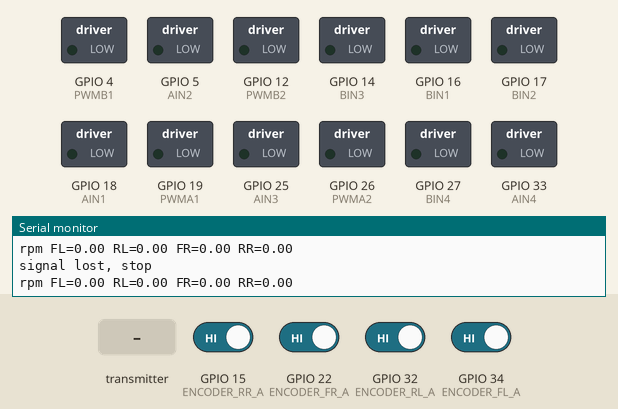
Recording of a program running on a simulated ESP32. Parts: switched loads named in the program (green lamp = pin HIGH), the last lines printed to the serial monitor. The test bench sets the inputs (shaded band); at power-on: GPIO 15 (ENCODER_RR_A), GPIO 22 (ENCODER_FR_A), GPIO 32 (ENCODER_RL_A), GPIO 34 (ENCODER_FL_A) HIGH.

Above: at 2.2 s.
2.3 s: the transmitter starts sending LX = 0
At 3.5 s:
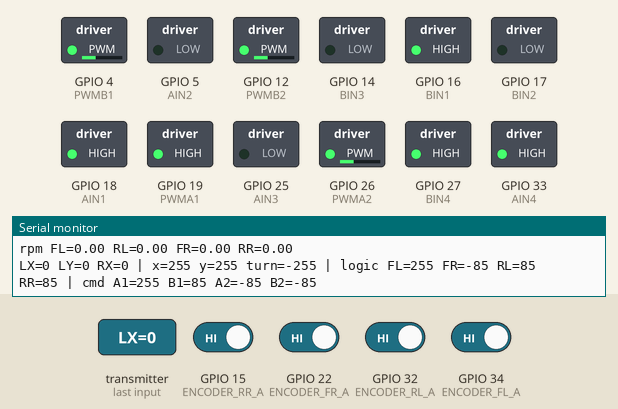
3.8 s: the transmitter starts sending LY = 1024
At 4.9 s:
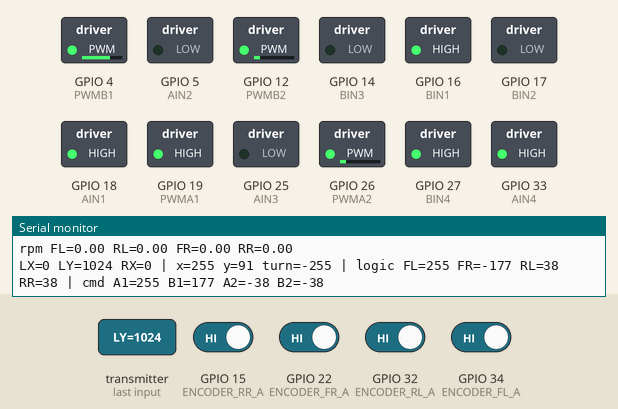
5.3 s: the transmitter starts sending RX = 1024
At 6.0 s:
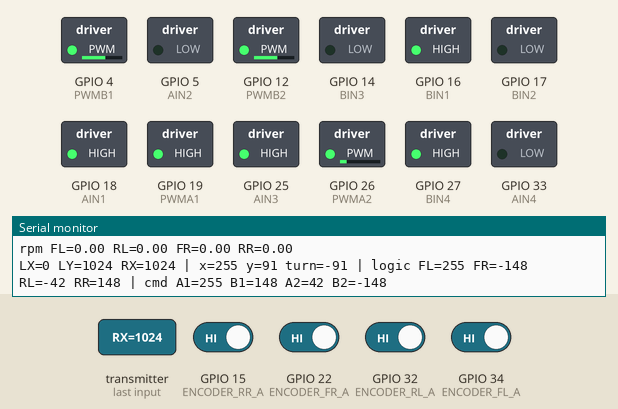
6.8 s: the transmitter starts sending LX = 2048
At 7.1 s:
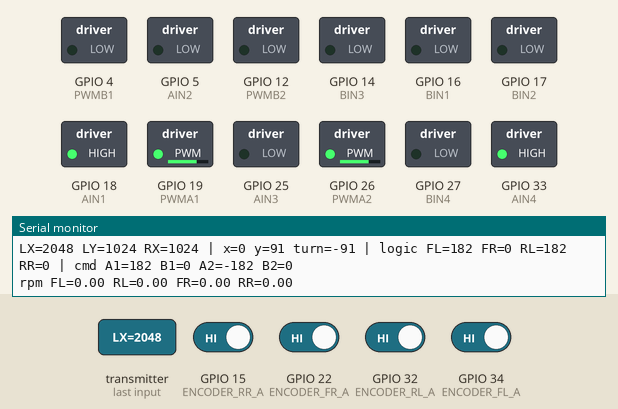
8.3 s: the transmitter starts sending LY = 0
At 9.5 s:
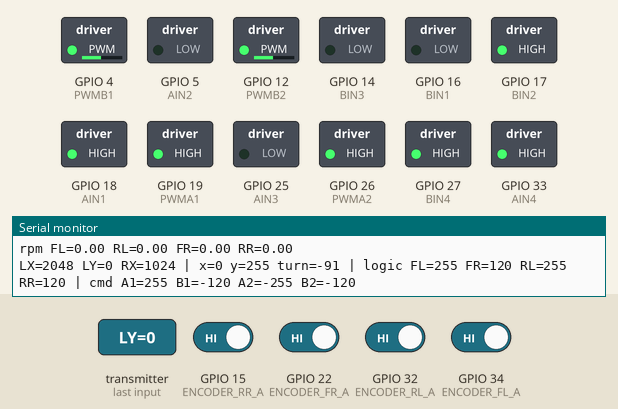
9.8 s: the transmitter starts sending RX = 0
At 10.6 s:
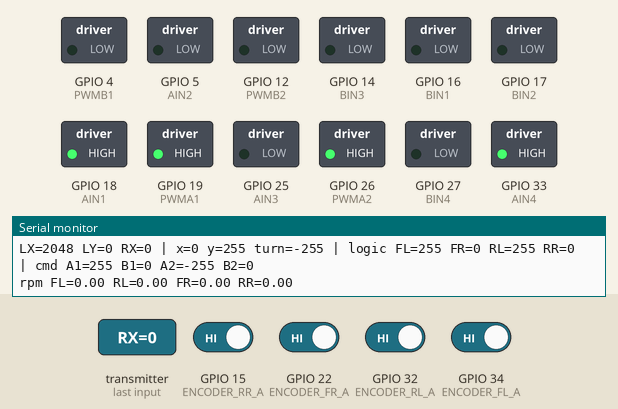
Timing chart, 0 to 12.3 s (numbered marks = the images above; inputs shaded):
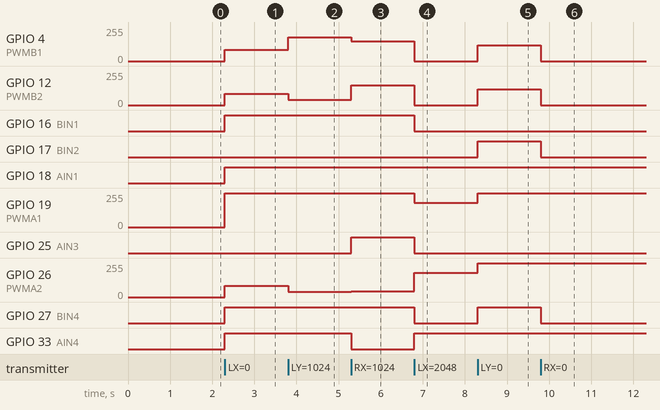

The program:

main.cpp
```cpp
#include <Arduino.h>
#include <WiFi.h>
#include <esp_now.h>
#include <esp_wifi.h>
#include "motor.h"
#include "encoder_speed.h"

struct RemoteData {
  int LX;
  int LY;
  int RX;
};

RemoteData latestData;
volatile bool hasNewData = false;

unsigned long lastRecvTime = 0;
bool alreadyStopped = false;

void OnDataRecv(const uint8_t *mac_addr, const uint8_t *data, int data_len);

// 你的摇杆中位大概 1800，所以 1600~2000 作为死区
#define JOY_LOW   1600
#define JOY_HIGH  2000

#define MAX_PWM 255
#define SPEED_DEAD 30

// ===================== 摇杆方向校准 =====================
// 你的左摇杆：
// 左推 LX 变大，右推 LX 变小。
// 但是下面这套麦轮公式里，x > 0 表示“向右平移”。
// 所以这里必须反向，让左推得到 x < 0，从而向左平移。
bool reverseX = true;

// 你的左摇杆：
// 上推 LY 变小，下推 LY 变大。
// 我们希望上推 y > 0，所以这里反向。
bool reverseY = true;

// 如果右摇杆 RX 和 LX 一样：左推数值变大、右推数值变小，
// 且我们希望左推原地左转，那么这里不要反向。
// 如果实车变成“左推右转”，只改这里为 true。
bool reverseTurn = false;

// ===================== 电机方向校准 =====================
// 你实测：左摇杆上推时，左前轮正常，另外三个轮子反了。
// 说明 B1、A2、B2 的电机正反方向和 A1 相反。
// 不用重新接线，在这里软件反向即可。
#define DIR_FL  1   // A1 左前：正常
#define DIR_FR -1   // B1 右前：反向
#define DIR_RL -1   // A2 左后：反向
#define DIR_RR -1   // B2 右后：反向

int joyToSpeed(int value, bool reverse) {
  int speed = 0;

  if (value >= JOY_LOW && value <= JOY_HIGH) {
    speed = 0;
  } else if (value > JOY_HIGH) {
    speed = map(value, JOY_HIGH, 4095, 0, MAX_PWM);
  } else {
    speed = map(value, JOY_LOW, 0, 0, -MAX_PWM);
  }

  speed = constrain(speed, -MAX_PWM, MAX_PWM);

  if (abs(speed) < SPEED_DEAD) {
    speed = 0;
  }

  if (reverse) {
    speed = -speed;
  }

  return speed;
}

bool isValidData(const RemoteData &d) {
  if (d.LX < 0 || d.LX > 4095) return false;
  if (d.LY < 0 || d.LY > 4095) return false;
  if (d.RX < 0 || d.RX > 4095) return false;
  return true;
}

void setMotorA1(int speed) {
  speed = constrain(speed, -255, 255);
  if (abs(speed) < SPEED_DEAD) speed = 0;

  if (speed > 0) {
    motorForwardA1(speed);
  } else if (speed < 0) {
    motorBackwardA1(-speed);
  } else {
    motorStopA1();
  }
}

void setMotorB1(int speed) {
  speed = constrain(speed, -255, 255);
  if (abs(speed) < SPEED_DEAD) speed = 0;

  if (speed > 0) {
    motorForwardB1(speed);
  } else if (speed < 0) {
    motorBackwardB1(-speed);
  } else {
    motorStopB1();
  }
}

void setMotorA2(int speed) {
  speed = constrain(speed, -255, 255);
  if (abs(speed) < SPEED_DEAD) speed = 0;

  if (speed > 0) {
    motorForwardA2(speed);
  } else if (speed < 0) {
    motorBackwardA2(-speed);
  } else {
    motorStopA2();
  }
}

void setMotorB2(int speed) {
  speed = constrain(speed, -255, 255);
  if (abs(speed) < SPEED_DEAD) speed = 0;

  if (speed > 0) {
    motorForwardB2(speed);
  } else if (speed < 0) {
    motorBackwardB2(-speed);
  } else {
    motorStopB2();
  }
}

void stopCar() {
  setMotorA1(0);
  setMotorB1(0);
  setMotorA2(0);
  setMotorB2(0);
}

void normalizeSpeeds(int &FL, int &FR, int &RL, int &RR) {
  int maxValue = max(max(abs(FL), abs(FR)), max(abs(RL), abs(RR)));

  if (maxValue > 255) {
    FL = FL * 255 / maxValue;
    FR = FR * 255 / maxValue;
    RL = RL * 255 / maxValue;
    RR = RR * 255 / maxValue;
  }
}

// 麦轮控制
// A1 = FL 左前轮
// B1 = FR 右前轮
// A2 = RL 左后轮
// B2 = RR 右后轮
void controlCar(RemoteData d) {
  int x = joyToSpeed(d.LX, reverseX);       // x > 0：向右平移，x < 0：向左平移
  int y = joyToSpeed(d.LY, reverseY);       // y > 0：前进
  int turn = joyToSpeed(d.RX, reverseTurn); // turn > 0：原地左转 / 逆时针

  // 标准麦轮混控：
  // 前进：四个轮子同向
  // 右平移：FL+ FR- RL- RR+
  // 左平移：FL- FR+ RL+ RR-
  // 左转：左侧轮子反转，右侧轮子正转
  int FL = y + x - turn;
  int FR = y - x + turn;
  int RL = y - x - turn;
  int RR = y + x + turn;

  normalizeSpeeds(FL, FR, RL, RR);

  // 先算出逻辑轮速，再根据你实测的电机方向进行修正
  int cmdFL = DIR_FL * FL;
  int cmdFR = DIR_FR * FR;
  int cmdRL = DIR_RL * RL;
  int cmdRR = DIR_RR * RR;

  setMotorA1(cmdFL);
  setMotorB1(cmdFR);
  setMotorA2(cmdRL);
  setMotorB2(cmdRR);

  Serial.print("LX=");
  Serial.print(d.LX);
  Serial.print(" LY=");
  Serial.print(d.LY);
  Serial.print(" RX=");
  Serial.print(d.RX);

  Serial.print(" | x=");
  Serial.print(x);
  Serial.print(" y=");
  Serial.print(y);
  Serial.print(" turn=");
  Serial.print(turn);

  Serial.print(" | logic FL=");
  Serial.print(FL);
  Serial.print(" FR=");
  Serial.print(FR);
  Serial.print(" RL=");
  Serial.print(RL);
  Serial.print(" RR=");
  Serial.print(RR);

  Serial.print(" | cmd A1=");
  Serial.print(cmdFL);
  Serial.print(" B1=");
  Serial.print(cmdFR);
  Serial.print(" A2=");
  Serial.print(cmdRL);
  Serial.print(" B2=");
  Serial.print(cmdRR);
  Serial.println();
}

void setup() {
  Serial.begin(115200);
  delay(1000);

  motorInit();
  encoderSpeedInit();
  stopCar();

  WiFi.mode(WIFI_STA);
  esp_wifi_set_channel(1, WIFI_SECOND_CHAN_NONE);

  Serial.println();
  Serial.println("receiver ready");
  Serial.print("receiver STA MAC: ");
  Serial.println(WiFi.macAddress());

  if (esp_now_init() != ESP_OK) {
    Serial.println("esp now init failed");
    return;
  }

  esp_now_register_recv_cb(OnDataRecv);

  lastRecvTime = millis();
}

void OnDataRecv(const uint8_t *mac_addr, const uint8_t *data, int data_len) {
  if (data_len != sizeof(RemoteData)) {
    return;
  }

  RemoteData tempData;
  memcpy(&tempData, data, sizeof(tempData));

  if (!isValidData(tempData)) {
    return;
  }

  latestData = tempData;
  hasNewData = true;
  lastRecvTime = millis();
  alreadyStopped = false;
}

void loop() {
  if (hasNewData) {
    hasNewData = false;
    controlCar(latestData);
  }

  encoderSpeedUpdate();

  // 500ms 没收到遥控数据，自动停车
  if (millis() - lastRecvTime > 500 && !alreadyStopped) {
    stopCar();
    alreadyStopped = true;
    Serial.println("signal lost, stop");
  }
}
```

encoder_speed.h
```cpp
#pragma once
#include <Arduino.h>

void encoderSpeedInit();
void encoderSpeedUpdate();

float getRpmFL();
float getRpmRL();
float getRpmFR();
float getRpmRR();
```

motor.h
```cpp
#pragma once
#include <Arduino.h>

void motorInit();

void motorForwardA1(int speed);
void motorBackwardA1(int speed);
void motorStopA1();

void motorForwardB1(int speed);
void motorBackwardB1(int speed);
void motorStopB1();

void motorForwardA2(int speed);
void motorBackwardA2(int speed);
void motorStopA2();

void motorForwardB2(int speed);
void motorBackwardB2(int speed);
void motorStopB2();
```

encoder_speed.cpp
```cpp
#include <Arduino.h>
#include "encoder_speed.h"

#define ENCODER_FL_A 34
#define ENCODER_FL_B 35
#define ENCODER_RL_A 32
#define ENCODER_RL_B 31
#define ENCODER_FR_A 22
#define ENCODER_FR_B 23
#define ENCODER_RR_A 15
#define ENCODER_RR_B 2

#define ENCODER_COUNT_PER_ROUND 4680.0f
#define SPEED_SAMPLE_INTERVAL_MS 500UL

volatile long encoderCountFL = 0;
volatile long encoderCountRL = 0;
volatile long encoderCountFR = 0;
volatile long encoderCountRR = 0;

long lastCountFL = 0;
long lastCountRL = 0;
long lastCountFR = 0;
long lastCountRR = 0;

float rpmFL = 0.0f;
float rpmRL = 0.0f;
float rpmFR = 0.0f;
float rpmRR = 0.0f;

unsigned long lastSampleTime = 0;

void IRAM_ATTR onEncoderFL() {
  encoderCountFL += digitalRead(ENCODER_FL_B) ? 1 : -1;
}

void IRAM_ATTR onEncoderRL() {
  encoderCountRL += digitalRead(ENCODER_RL_B) ? 1 : -1;
}

void IRAM_ATTR onEncoderFR() {
  encoderCountFR += digitalRead(ENCODER_FR_B) ? 1 : -1;
}

void IRAM_ATTR onEncoderRR() {
  encoderCountRR += digitalRead(ENCODER_RR_B) ? 1 : -1;
}

void encoderSpeedInit() {
  pinMode(ENCODER_FL_A, INPUT_PULLUP);
  pinMode(ENCODER_FL_B, INPUT_PULLUP);
  pinMode(ENCODER_RL_A, INPUT_PULLUP);
  pinMode(ENCODER_RL_B, INPUT_PULLUP);
  pinMode(ENCODER_FR_A, INPUT_PULLUP);
  pinMode(ENCODER_FR_B, INPUT_PULLUP);
  pinMode(ENCODER_RR_A, INPUT_PULLUP);
  pinMode(ENCODER_RR_B, INPUT_PULLUP);

  attachInterrupt(digitalPinToInterrupt(ENCODER_FL_A), onEncoderFL, RISING);
  attachInterrupt(digitalPinToInterrupt(ENCODER_RL_A), onEncoderRL, RISING);
  attachInterrupt(digitalPinToInterrupt(ENCODER_FR_A), onEncoderFR, RISING);
  attachInterrupt(digitalPinToInterrupt(ENCODER_RR_A), onEncoderRR, RISING);

  lastSampleTime = millis();
}

void encoderSpeedUpdate() {
  unsigned long now = millis();
  unsigned long elapsed = now - lastSampleTime;

  if (elapsed < SPEED_SAMPLE_INTERVAL_MS) {
    return;
  }

  noInterrupts();
  long countFL = encoderCountFL;
  long countRL = encoderCountRL;
  long countFR = encoderCountFR;
  long countRR = encoderCountRR;
  interrupts();

  float dt = elapsed / 1000.0f;

  rpmFL = ((countFL - lastCountFL) / dt) * 60.0f / ENCODER_COUNT_PER_ROUND;
  rpmRL = ((countRL - lastCountRL) / dt) * 60.0f / ENCODER_COUNT_PER_ROUND;
  rpmFR = ((countFR - lastCountFR) / dt) * 60.0f / ENCODER_COUNT_PER_ROUND;
  rpmRR = ((countRR - lastCountRR) / dt) * 60.0f / ENCODER_COUNT_PER_ROUND;

  lastCountFL = countFL;
  lastCountRL = countRL;
  lastCountFR = countFR;
  lastCountRR = countRR;
  lastSampleTime = now;

  Serial.print("rpm FL=");
  Serial.print(rpmFL, 2);
  Serial.print(" RL=");
  Serial.print(rpmRL, 2);
  Serial.print(" FR=");
  Serial.print(rpmFR, 2);
  Serial.print(" RR=");
  Serial.println(rpmRR, 2);
}

float getRpmFL() {
  return rpmFL;
}

float getRpmRL() {
  return rpmRL;
}

float getRpmFR() {
  return rpmFR;
}

float getRpmRR() {
  return rpmRR;
}
```

motor.cpp
```cpp
#include <Arduino.h>
#include "motor.h"

// left1
#define PWMA1 19
#define AIN1 18
#define AIN2 5

// right1
#define PWMB1 4
#define BIN1 16
#define BIN2 17

// left2
#define PWMA2 26
#define AIN3 25
#define AIN4 33

// right2
#define PWMB2 12
#define BIN3 14
#define BIN4 27

void motorInit() {
  pinMode(PWMA1, OUTPUT);
  pinMode(AIN1, OUTPUT);
  pinMode(AIN2, OUTPUT);

  pinMode(PWMB1, OUTPUT);
  pinMode(BIN1, OUTPUT);
  pinMode(BIN2, OUTPUT);

  pinMode(PWMA2, OUTPUT);
  pinMode(AIN3, OUTPUT);
  pinMode(AIN4, OUTPUT);

  pinMode(PWMB2, OUTPUT);
  pinMode(BIN3, OUTPUT);
  pinMode(BIN4, OUTPUT);

  motorStopA1();
  motorStopB1();
  motorStopA2();
  motorStopB2();
}

// left1
void motorForwardA1(int speed) {
  speed = constrain(speed, 0, 255);
  digitalWrite(AIN1, HIGH);
  digitalWrite(AIN2, LOW);
  analogWrite(PWMA1, speed);
}

void motorBackwardA1(int speed) {
  speed = constrain(speed, 0, 255);
  digitalWrite(AIN1, LOW);
  digitalWrite(AIN2, HIGH);
  analogWrite(PWMA1, speed);
}

void motorStopA1() {
  analogWrite(PWMA1, 0);
  digitalWrite(AIN1, LOW);
  digitalWrite(AIN2, LOW);
}

// right1
void motorForwardB1(int speed) {
  speed = constrain(speed, 0, 255);
  digitalWrite(BIN1, HIGH);
  digitalWrite(BIN2, LOW);
  analogWrite(PWMB1, speed);
}

void motorBackwardB1(int speed) {
  speed = constrain(speed, 0, 255);
  digitalWrite(BIN1, LOW);
  digitalWrite(BIN2, HIGH);
  analogWrite(PWMB1, speed);
}

void motorStopB1() {
  analogWrite(PWMB1, 0);
  digitalWrite(BIN1, LOW);
  digitalWrite(BIN2, LOW);
}

// left2
void motorForwardA2(int speed) {
  speed = constrain(speed, 0, 255);
  digitalWrite(AIN3, HIGH);
  digitalWrite(AIN4, LOW);
  analogWrite(PWMA2, speed);
}

void motorBackwardA2(int speed) {
  speed = constrain(speed, 0, 255);
  digitalWrite(AIN3, LOW);
  digitalWrite(AIN4, HIGH);
  analogWrite(PWMA2, speed);
}

void motorStopA2() {
  analogWrite(PWMA2, 0);
  digitalWrite(AIN3, LOW);
  digitalWrite(AIN4, LOW);
}

// right2
void motorForwardB2(int speed) {
  speed = constrain(speed, 0, 255);
  digitalWrite(BIN3, HIGH);
  digitalWrite(BIN4, LOW);
  analogWrite(PWMB2, speed);
}

void motorBackwardB2(int speed) {
  speed = constrain(speed, 0, 255);
  digitalWrite(BIN3, LOW);
  digitalWrite(BIN4, HIGH);
  analogWrite(PWMB2, speed);
}

void motorStopB2() {
  analogWrite(PWMB2, 0);
  digitalWrite(BIN3, LOW);
  digitalWrite(BIN4, LOW);
}
```

Measured:
- after the input at 2.3 s, GPIO 4 (PWMB1), GPIO 12 (PWMB2), GPIO 26 (PWMA2): 0/255 → 85/255 at once; GPIO 16 (BIN1), GPIO 18 (AIN1), GPIO 27 (BIN4), GPIO 33 (AIN4): LOW → HIGH at once; GPIO 19 (PWMA1): 0/255 → 255/255 at once
- after the input at 3.8 s, GPIO 4 (PWMB1): 85/255 → 177/255 at once; GPIO 12 (PWMB2), GPIO 26 (PWMA2): 85/255 → 38/255 at once
- after the input at 5.3 s, GPIO 4 (PWMB1): 177/255 → 148/255 at once; GPIO 12 (PWMB2): 38/255 → 148/255 at once; GPIO 25 (AIN3): LOW → HIGH at once; GPIO 26 (PWMA2): 38/255 → 42/255 at once; GPIO 33 (AIN4): HIGH → LOW at once
- after the input at 6.8 s, GPIO 4 (PWMB1), GPIO 12 (PWMB2): 148/255 → 0/255 at once; GPIO 16 (BIN1), GPIO 25 (AIN3), GPIO 27 (BIN4): HIGH → LOW at once; GPIO 19 (PWMA1): 255/255 → 182/255 at once; GPIO 26 (PWMA2): 42/255 → 182/255 at once; GPIO 33 (AIN4): LOW → HIGH at once
- after the input at 8.3 s, GPIO 4 (PWMB1), GPIO 12 (PWMB2): 0/255 → 120/255 at once; GPIO 17 (BIN2), GPIO 27 (BIN4): LOW → HIGH at once; GPIO 19 (PWMA1), GPIO 26 (PWMA2): 182/255 → 255/255 at once
- after the input at 9.8 s, GPIO 4 (PWMB1), GPIO 12 (PWMB2): 120/255 → 0/255 at once; GPIO 17 (BIN2), GPIO 27 (BIN4): HIGH → LOW at once
